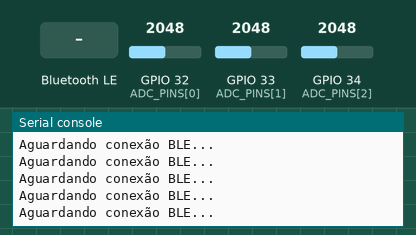
The program below on a simulated ESP32 board running MicroPython. Shown: the last lines printed to the serial console. The test bench sets the inputs (shaded band); at power-on: GPIO 32 (ADC_PINS[0]) = 2048, GPIO 33 (ADC_PINS[1]) = 2048, GPIO 34 (ADC_PINS[2]) = 2048 (analog values on the 0–4095 scale). Nothing arrives over Bluetooth unless stated.

Above: at 5.0 s.
5.1 s: "1" written over Bluetooth
At 5.7 s:
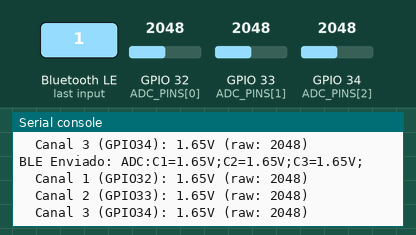
6.6 s: GPIO 32 (ADC_PINS[0]) set to 2866
At 7.2 s:
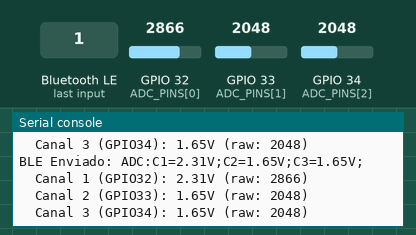
8.1 s: GPIO 33 (ADC_PINS[1]) set to 2866
At 10.9 s:
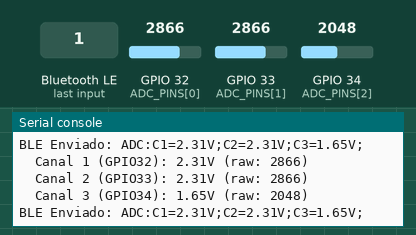
11.1 s: GPIO 34 (ADC_PINS[2]) set to 2866
At 11.11 s:
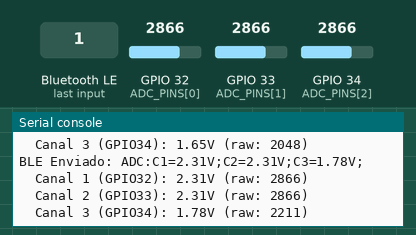
12.6 s: GPIO 32 (ADC_PINS[0]) set to 3603
At 12.65 s:
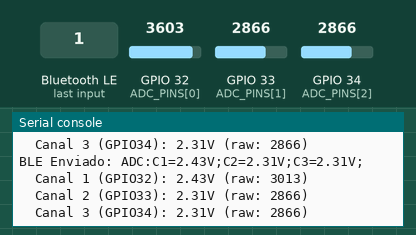
14.1 s: GPIO 33 (ADC_PINS[1]) set to 3603
At 14.19 s:
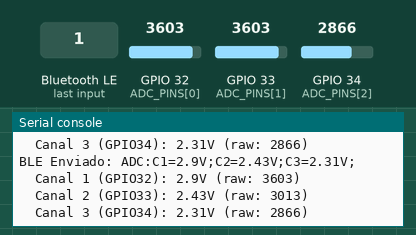
Timing chart, 0 to 16.6 s (numbered marks = the images above; inputs shaded):
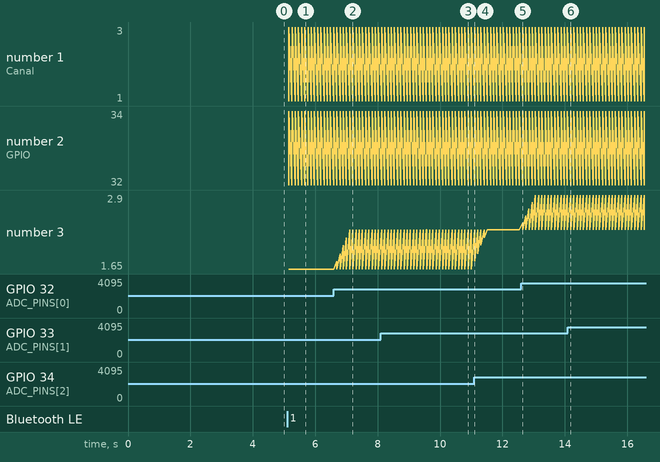

Measured:
- after the input at 5.1 s, the serial console: prints a new line at once (image 1)
- after the input at 6.6 s, the serial console: prints a new line after 0.09 s (image 2)
- after the input at 8.1 s, the serial console: prints a new line at once (image 3)
- after the input at 11.1 s, the serial console: prints a new line at once (image 4)
- after the input at 12.6 s, the serial console: prints a new line at once (image 5)
- after the input at 14.1 s, the serial console: prints a new line after 0.08 s (image 6)

The program:

main.py
```python
# main.py - Aplicação principal ESP32 BLE ADC Server
"""
Aplicação principal que coordena a leitura de 3 canais ADC
e transmissão via Bluetooth Low Energy (BLE)
"""

import time
import gc
from adc_manager import ADCManager
from ble_handler import BLEHandler
from utils import SystemUtils, DataValidator
import config

class ESP32ADCServer:
    """Servidor principal ESP32 para leitura ADC e transmissão BLE"""

    def __init__(self):
        """Inicializa todos os componentes do sistema"""
        print(f"=== Inicializando {config.BLE_DEVICE_NAME} ===")

        # Inicializar componentes
        self.adc_manager = ADCManager()
        self.ble_handler = BLEHandler()
        self.utils = SystemUtils()

        # Variáveis de controle
        self.last_read = 0
        self.last_gc = 0
        self.running = True

        print("Sistema inicializado com sucesso!")
        print(f"Canais ADC: {self.adc_manager.get_channel_count()}")
        print(f"Intervalo de leitura: {config.READ_INTERVAL_MS}ms")
        print("-" * 40)

    def run(self):
        """Loop principal da aplicação"""
        print("Iniciando loop principal...")

        while self.running:
            try:
                current_time = time.ticks_ms()

                # Leitura periódica dos ADCs
                if time.ticks_diff(current_time, self.last_read) >= config.READ_INTERVAL_MS:
                    self._process_adc_readings(current_time)

                # Garbage collection periódico
                if time.ticks_diff(current_time, self.last_gc) >= config.GC_INTERVAL_MS:
                    self._perform_maintenance(current_time)

                # Delay para não sobrecarregar o CPU
                time.sleep_ms(config.MAIN_LOOP_DELAY_MS)

            except KeyboardInterrupt:
                print("\nInterrompido pelo usuário")
                self.shutdown()
                break

            except Exception as e:
                SystemUtils.print_debug(f"Erro no loop principal: {e}")
                time.sleep_ms(100)  # Pequena pausa em caso de erro

    def _process_adc_readings(self, current_time):
        """Processa leituras dos canais ADC"""
        try:
            # Ler os canais ADC
            analog_values = self.adc_manager.read_channels()

            # Validar dados
            if not DataValidator.validate_adc_data(analog_values):
                SystemUtils.print_debug("Dados ADC inválidos ignorados")
                return

            # Enviar via BLE se conectado
            if self.ble_handler.send_data(analog_values):
                # Debug detalhado
                SystemUtils.print_channel_data(analog_values)
            else:
                # Apenas log se não conectado
                if config.DEBUG_ENABLED:
                    SystemUtils.print_debug("Aguardando conexão BLE...", show_timestamp=False)

            self.last_read = current_time

        except Exception as e:
            SystemUtils.print_debug(f"Erro na leitura ADC: {e}")

    def _perform_maintenance(self, current_time):
        """Executa manutenção periódica do sistema"""
        try:
            # Garbage collection
            freed_memory = SystemUtils.perform_gc()

            # Log de status periodicamente
            if config.DEBUG_ENABLED:
                uptime = SystemUtils.format_uptime()
                connection_status = "Conectado" if self.ble_handler.is_connected() else "Desconectado"
                SystemUtils.print_debug(f"Status: {connection_status} | Uptime: {uptime}")

            self.last_gc = current_time

        except Exception as e:
            SystemUtils.print_debug(f"Erro na manutenção: {e}")

    def shutdown(self):
        """Encerra o sistema de forma limpa"""
        print("Encerrando sistema...")
        self.running = False

        try:
            self.ble_handler.disconnect()
            SystemUtils.perform_gc()
            print("Sistema encerrado com sucesso")
        except Exception as e:
            print(f"Erro no encerramento: {e}")

# Função principal
def main():
    """Função principal da aplicação"""
    try:
        server = ESP32ADCServer()
        server.run()
    except Exception as e:
        print(f"Erro crítico: {e}")
        # Tentar reiniciar o sistema
        gc.collect()
        time.sleep_ms(1000)

# Executar se for o arquivo principal
if __name__ == "__main__":
    main()
```

adc_manager.py
```python
# adc_manager.py - Gerenciamento dos canais ADC
"""
Módulo responsável pela leitura e processamento dos canais ADC
Implementa média móvel e conversão de valores
"""

from machine import Pin, ADC
import config

class ADCManager:
    """Gerenciador dos canais ADC com média móvel"""

    def __init__(self):
        """Inicializa os canais ADC e buffers"""
        self.adcs = []
        self.samples_buffer = []
        self.buffer_index = 0

        # Inicializar ADCs
        for pin in config.ADC_PINS:
            adc = ADC(Pin(pin))
            adc.atten(ADC.ATTN_11DB)  # Range 0-3.3V
            adc.width(ADC.WIDTH_12BIT)  # Resolução 12 bits
            self.adcs.append(adc)

            # Inicializar buffer para este canal
            self.samples_buffer.append([0] * config.ADC_SAMPLES)

        print(f"ADC Manager inicializado - Canais: GPIO{config.ADC_PINS}")

    def read_channels(self):
        """
        Lê todos os canais ADC com média móvel

        Returns:
            list: Lista com dados de cada canal
        """
        values = []

        for i, adc in enumerate(self.adcs):
            # Leitura raw do ADC
            raw_value = adc.read()

            # Atualizar buffer circular
            self.samples_buffer[i][self.buffer_index] = raw_value

            # Calcular média móvel (otimizado para inteiros)
            avg_value = sum(self.samples_buffer[i]) // config.ADC_SAMPLES

            # Converter para voltagem
            voltage = avg_value * config.VOLTAGE_CONVERSION_FACTOR

            # Preparar dados do canal
            channel_data = {
                'channel': i + 1,
                'pin': config.ADC_PINS[i],
                'raw': avg_value,
                'voltage': round(voltage, 2)
            }

            values.append(channel_data)

        # Atualizar índice do buffer circular
        self.buffer_index = (self.buffer_index + 1) % config.ADC_SAMPLES

        return values

    def get_channel_count(self):
        """Retorna número de canais configurados"""
        return len(self.adcs)

    def get_raw_reading(self, channel_index):
        """
        Leitura direta sem processamento

        Args:
            channel_index (int): Índice do canal (0-2)

        Returns:
            int: Valor raw do ADC
        """
        if 0 <= channel_index < len(self.adcs):
            return self.adcs[channel_index].read()
        return 0
```

ble_handler.py
```python
# ble_handler.py - Gerenciamento da comunicação BLE
"""
Módulo responsável pela comunicação Bluetooth Low Energy
Formatação e envio de dados via BLE usando implementação nativa
"""

import bluetooth
from ble_simple_peripheral import BLESimplePeripheral
import config

class BLEHandler:
    """Gerenciador da comunicação BLE"""

    def __init__(self):
        """Inicializa o BLE peripheral"""
        self.ble = bluetooth.BLE()
        self.peripheral = BLESimplePeripheral(self.ble, config.BLE_DEVICE_NAME)
        self.connection_status = False

        print(f"BLE Handler inicializado - Device: {config.BLE_DEVICE_NAME}")

    def is_connected(self):
        """
        Verifica se há cliente conectado

        Returns:
            bool: Status da conexão
        """
        try:
            return self.peripheral.is_connected()
        except:
            return False

    def format_message(self, analog_data):
        """
        Formata dados ADC para transmissão BLE
        Formato: "ADC:C1=1.25V;C2=2.30V;C3=0.85V;"

        Args:
            analog_data (list): Lista com dados dos canais ADC

        Returns:
            str: Mensagem formatada para BLE
        """
        msg = "ADC:"

        for data in analog_data:
            msg += f"C{data['channel']}={data['voltage']}V;"

        # Limitar tamanho da mensagem para otimizar BLE
        return msg[:config.BLE_MESSAGE_MAX_LENGTH]

    def send_data(self, analog_data):
        """
        Envia dados via BLE se conectado

        Args:
            analog_data (list): Dados dos canais ADC

        Returns:
            bool: True se enviado com sucesso
        """
        if not self.is_connected():
            return False

        try:
            message = self.format_message(analog_data)
            self.peripheral.send(message)

            if config.DEBUG_ENABLED:
                print(f"BLE Enviado: {message}")

            return True

        except Exception as e:
            print(f"Erro BLE: {e}")
            return False

    def get_connection_info(self):
        """
        Retorna informações da conexão

        Returns:
            dict: Informações da conexão BLE
        """
        return {
            'connected': self.is_connected(),
            'device_name': config.BLE_DEVICE_NAME,
            'max_message_length': config.BLE_MESSAGE_MAX_LENGTH
        }

    def disconnect(self):
        """Desconecta cliente BLE"""
        try:
            if hasattr(self.peripheral, 'disconnect'):
                self.peripheral.disconnect()
                print("Cliente BLE desconectado")
        except Exception as e:
            print(f"Erro ao desconectar: {e}")

    def reset_connection(self):
        """Reinicia a conexão BLE"""
        try:
            self.disconnect()
            self.ble = bluetooth.BLE()
            self.peripheral = BLESimplePeripheral(self.ble)
            print("Conexão BLE reiniciada")
        except Exception as e:
            print(f"Erro ao reiniciar BLE: {e}")
```

utils.py
```python
# utils.py - Utilitários e funções auxiliares
"""
Funções utilitárias para debug, formatação e operações auxiliares
"""

import time
import gc
import config

class SystemUtils:
    """Utilitários do sistema"""

    @staticmethod
    def print_debug(message, show_timestamp=True):
        """
        Print com controle de debug

        Args:
            message (str): Mensagem para debug
            show_timestamp (bool): Mostrar timestamp
        """
        if config.DEBUG_ENABLED:
            if show_timestamp:
                timestamp = time.ticks_ms()
                print(f"[{timestamp}] {message}")
            else:
                print(message)

    @staticmethod
    def print_channel_data(analog_data):
        """
        Exibe dados dos canais formatados

        Args:
            analog_data (list): Dados dos canais ADC
        """
        if not config.DEBUG_ENABLED:
            return

        for data in analog_data:
            if config.DEBUG_SHOW_RAW_VALUES:
                print(f"  Canal {data['channel']} (GPIO{data['pin']}): "
                      f"{data['voltage']}V (raw: {data['raw']})")
            else:
                print(f"  Canal {data['channel']}: {data['voltage']}V")

    @staticmethod
    def memory_info():
        """
        Retorna informações de memória

        Returns:
            dict: Informações de memória
        """
        try:
            import micropython
            return {
                'free_memory': gc.mem_free(),
                'allocated_memory': gc.mem_alloc()
            }
        except ImportError:
            return {'error': 'micropython module not available'}

    @staticmethod
    def perform_gc():
        """Executa garbage collection e retorna memória liberada"""
        mem_before = gc.mem_free()
        gc.collect()
        mem_after = gc.mem_free()
        freed = mem_after - mem_before

        if config.DEBUG_ENABLED and freed > 0:
            print(f"GC: {freed} bytes liberados")

        return freed

    @staticmethod
    def uptime_seconds():
        """
        Retorna tempo de execução em segundos

        Returns:
            float: Tempo em segundos
        """
        return time.ticks_ms() / 1000

    @staticmethod
    def format_uptime():
        """
        Formata tempo de execução

        Returns:
            str: Tempo formatado (ex: "1h 23m 45s")
        """
        seconds = int(SystemUtils.uptime_seconds())

        hours = seconds // 3600
        minutes = (seconds % 3600) // 60
        secs = seconds % 60

        if hours > 0:
            return f"{hours}h {minutes}m {secs}s"
        elif minutes > 0:
            return f"{minutes}m {secs}s"
        else:
            return f"{secs}s"

class DataValidator:
    """Validador de dados"""

    @staticmethod
    def validate_adc_data(analog_data):
        """
        Valida dados do ADC

        Args:
            analog_data (list): Dados para validar

        Returns:
            bool: True se dados válidos
        """
        if not isinstance(analog_data, list):
            return False

        for data in analog_data:
            if not isinstance(data, dict):
                return False

            required_keys = ['channel', 'raw', 'voltage']
            if not all(key in data for key in required_keys):
                return False

            # Validar ranges
            if not (0 <= data['raw'] <= config.ADC_MAX_VALUE):
                return False

            if not (0 <= data['voltage'] <= config.ADC_VOLTAGE_REF):
                return False

        return True

    @staticmethod
    def sanitize_voltage(voltage):
        """
        Sanitiza valor de voltagem

        Args:
            voltage (float): Valor para sanitizar

        Returns:
            float: Valor sanitizado
        """
        if voltage < 0:
            return 0.0
        elif voltage > config.ADC_VOLTAGE_REF:
            return config.ADC_VOLTAGE_REF
        else:
            return round(voltage, 2)
```

config.py
```python
# config.py - Configurações centralizadas do sistema
"""
Arquivo de configuração para ESP32 BLE ADC Server
Centraliza todos os parâmetros configuráveis
"""

# Configurações dos canais ADC
ADC_PINS = [32, 33, 34]  # Pinos GPIO para os 3 canais analógicos
ADC_SAMPLES = 5          # Número de amostras para média móvel
ADC_ATTENUATION = 3      # ADC.ATTN_11DB (0-3.3V range)
ADC_WIDTH = 3            # ADC.WIDTH_12BIT (0-4095 range)
ADC_VOLTAGE_REF = 3.3    # Tensão de referência

# Configurações de timing
READ_INTERVAL_MS = 100   # Intervalo entre leituras (ms)
GC_INTERVAL_MS = 5000    # Intervalo para garbage collection (ms)
MAIN_LOOP_DELAY_MS = 10  # Delay no loop principal (ms)

# Configurações BLE
BLE_MESSAGE_MAX_LENGTH = 100  # Tamanho máximo da mensagem BLE
BLE_DEVICE_NAME = "ADC-Server"

# Configurações de debug
DEBUG_ENABLED = True
DEBUG_SHOW_RAW_VALUES = True

# Constantes calculadas
ADC_MAX_VALUE = (2 ** (ADC_WIDTH + 9)) - 1  # 4095 para 12 bits
VOLTAGE_CONVERSION_FACTOR = ADC_VOLTAGE_REF / ADC_MAX_VALUE
```

boot.py
```python
# boot.py - Configuração de inicialização ESP32 BLE ADC Server
"""
Arquivo executado a cada boot do ESP32
Configurações otimizadas para aplicação BLE ADC
"""

# Desabilitar debug para economia de memória
import esp
esp.osdebug(0)

# Garbage collection inicial
import gc
gc.collect()

# Configurações de sistema
import machine
import time

print("=== ESP32 BLE ADC Server Boot ===")
print(f"Frequência CPU: {machine.freq()}Hz")
print(f"Memória livre: {gc.mem_free()} bytes")

# Configurar frequência para balance entre performance/energia
# 240MHz para máxima performance, 80MHz para economia
try:
    machine.freq(160000000)  # 160MHz - balance otimizado
    print(f"CPU ajustada para: {machine.freq()}Hz")
except:
    print("Mantendo frequência padrão do CPU")

# Desabilitar Wi-Fi para economizar energia (BLE apenas)
import network
try:
    wlan = network.WLAN(network.STA_IF)
    if wlan.active():
        wlan.active(False)
        print("Wi-Fi desabilitado (modo BLE only)")
except:
    pass

# Configuração de energia otimizada
try:
    # Desabilitar PowerSave do Wi-Fi (já desabilitado)
    pass
except:
    pass

print("Boot concluído - Sistema pronto!")
print("-" * 40)
```

Source omitted: ble_simple_peripheral.py (6094 bytes)
